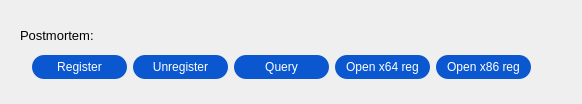
                 <widget class="RoundShadowWidget" name="widgetWindbgIFEO_3" native="true">
                  <property name="layoutDirection">
                   <enum>Qt::LeftToRight</enum>
                  </property>
                  <property name="styleSheet">
                   <string notr="true"/>
                  </property>
                  <layout class="QVBoxLayout" name="verticalLayout_13">
                   <property name="spacing">
                    <number>10</number>
                   </property>
                   <property name="leftMargin">
                    <number>20</number>
                   </property>
                   <property name="topMargin">
                    <number>25</number>
                   </property>
                   <property name="bottomMargin">
                    <number>25</number>
                   </property>
                   <item>
                    <layout class="QHBoxLayout" name="horizontalLayout_21">
                     <item>
                      <widget class="QLabel" name="label_12">
                       <property name="styleSheet">
                        <string notr="true">font-family: &quot;Microsoft YaHei&quot;;
font-size: 13px;</string>
                       </property>
                       <property name="text">
                        <string>Postmortem:</string>
                       </property>
                      </widget>
                     </item>
                     <item>
                      <spacer name="horizontalSpacer_12">
                       <property name="orientation">
                        <enum>Qt::Horizontal</enum>
                       </property>
                       <property name="sizeHint" stdset="0">
                        <size>
                         <width>40</width>
                         <height>20</height>
                        </size>
                       </property>
                      </spacer>
                     </item>
                    </layout>
                   </item>
                   <item>
                    <widget class="QWidget" name="widget_7" native="true">
                     <layout class="QHBoxLayout" name="horizontalLayout_3">
                      <property name="leftMargin">
                       <number>12</number>
                      </property>
                      <property name="topMargin">
                       <number>0</number>
                      </property>
                      <property name="rightMargin">
                       <number>0</number>
                      </property>
                      <property name="bottomMargin">
                       <number>0</number>
                      </property>
                      <item>
                       <widget class="QPushButton" name="pushButtonPostmortem">
                        <property name="minimumSize">
                         <size>
                          <width>95</width>
                          <height>24</height>
                         </size>
                        </property>
                        <property name="styleSheet">
                         <string notr="true">QPushButton {
background-color:#0b57d0;
color:#FFFFFF;
font-family: &quot;Microsoft YaHei&quot;;
font-size: 12px;
border-radius: 12px;
}

QPushButton:hover{
background-color:#2468d5;
}

QPushButton:pressed{
background-color:#407ee1;
}</string>
                        </property>
                        <property name="text">
                         <string>Register</string>
                        </property>
                       </widget>
                      </item>
                      <item>
                       <widget class="QPushButton" name="pushButtonCancelPostmortem">
                        <property name="minimumSize">
                         <size>
                          <width>95</width>
                          <height>24</height>
                         </size>
                        </property>
                        <property name="styleSheet">
                         <string notr="true">QPushButton {
background-color:#0b57d0;
color:#FFFFFF;
font-family: &quot;Microsoft YaHei&quot;;
font-size: 12px;
border-radius: 12px;
}

QPushButton:hover{
background-color:#2468d5;
}

QPushButton:pressed{
background-color:#407ee1;
}</string>
                        </property>
                        <property name="text">
                         <string>Unregister</string>
                        </property>
                       </widget>
                      </item>
                      <item>
                       <widget class="QPushButton" name="pushButtonPostmortemQuery">
                        <property name="minimumSize">
                         <size>
                          <width>95</width>
                          <height>24</height>
                         </size>
                        </property>
                        <property name="styleSheet">
                         <string notr="true">QPushButton {
background-color:#0b57d0;
color:#FFFFFF;
font-family: &quot;Microsoft YaHei&quot;;
font-size: 12px;
border-radius: 12px;
}

QPushButton:hover{
background-color:#2468d5;
}

QPushButton:pressed{
background-color:#407ee1;
}</string>
                        </property>
                        <property name="text">
                         <string>Query</string>
                        </property>
                       </widget>
                      </item>
                      <item>
                       <widget class="QPushButton" name="pushButtonOpenX64RegEditor">
                        <property name="minimumSize">
                         <size>
                          <width>95</width>
                          <height>24</height>
                         </size>
                        </property>
                        <property name="styleSheet">
                         <string notr="true">QPushButton {
background-color:#0b57d0;
color:#FFFFFF;
font-family: &quot;Microsoft YaHei&quot;;
font-size: 12px;
border-radius: 12px;
}

QPushButton:hover{
background-color:#2468d5;
}

QPushButton:pressed{
background-color:#407ee1;
}</string>
                        </property>
                        <property name="text">
                         <string>Open x64 reg</string>
                        </property>
                       </widget>
                      </item>
                      <item>
                       <widget class="QPushButton" name="pushButtonOpenX86RegEditor">
                        <property name="minimumSize">
                         <size>
                          <width>95</width>
                          <height>24</height>
                         </size>
                        </property>
                        <property name="styleSheet">
                         <string notr="true">QPushButton {
background-color:#0b57d0;
color:#FFFFFF;
font-family: &quot;Microsoft YaHei&quot;;
font-size: 12px;
border-radius: 12px;
}

QPushButton:hover{
background-color:#2468d5;
}

QPushButton:pressed{
background-color:#407ee1;
}</string>
                        </property>
                        <property name="text">
                         <string>Open x86 reg</string>
                        </property>
                       </widget>
                      </item>
                      <item>
                       <spacer name="horizontalSpacer_6">
                        <property name="orientation">
                         <enum>Qt::Horizontal</enum>
                        </property>
                        <property name="sizeHint" stdset="0">
                         <size>
                          <width>40</width>
                          <height>20</height>
                         </size>
                        </property>
                       </spacer>
                      </item>
                     </layout>
                    </widget>
                   </item>
                  </layout>
                 </widget>
